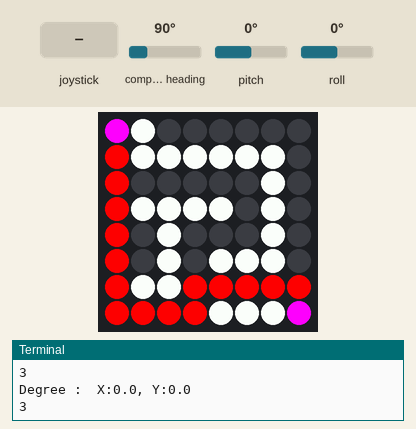
This program was run on a simulated Raspberry Pi (BCM pin numbers) with a Sense HAT. Parts: the Sense HAT's 8×8 RGB LED matrix, the last lines printed to the terminal. Inputs (shaded band) come from the test bench; at power-on: roll 0°, compass heading 90°, pitch 0°. The Sense HAT reports a negative pitch or roll as 360° plus the angle.

Above: at 1.2 s.
1.3 s: joystick clicked
At 2.1 s:
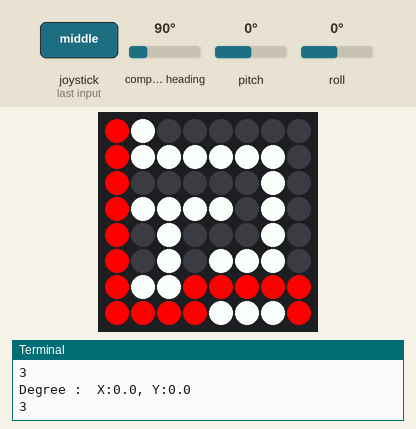
3.9 s: roll set to 86°
At 5.1 s:
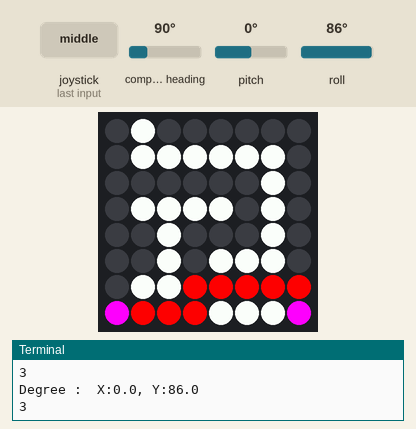
Timing chart, 0 to 6.9 s (numbered marks = the images above; inputs shaded):
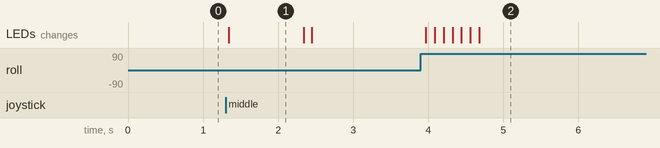

Measured:
- after the input at 1.3 s, the LEDs: change at once (image 1)
- after the input at 3.9 s, the LEDs: first change after 0.06 s (image 2 shows a later state)
- what the display in image 1 shows lasts 1.0 s, from 1.3 s to 2.3 s

The program:

maze.py
```python
from sense_hat import SenseHat
from time import sleep

sense = SenseHat()
O = (0, 0, 0)
X = (255,255,255)
black = (0,0,0)
white = (255,255,255)
green = (255,0,255)
skyblue = (255,0,0)

block = [
    [O,X,O,O,O,O,O,O],
    [O,X,X,X,X,X,X,O],
    [O,O,O,O,O,O,X,O],
    [O,X,X,X,X,O,X,O],
    [O,O,X,O,O,O,X,O],
    [O,O,X,O,X,X,X,O],
    [O,X,X,O,O,O,O,O],
    [O,O,O,O,X,X,X,O]
]

for i in range(0, 8):
    for j in range(0, 8):
        sense.set_pixel(j, i, block[i][j])

sense.set_pixel(7, 7, green)

dy = (-1, 1, 0, 0)
dx = (0, 0, -1, 1)

answer = []
num = 0

starty = 0
startx = 0

def dfs(answer, visited, sy, sx):
    visited = [row[:] for row in visited]

    visited[sy][sx] = 1

    if sy == 7 and sx == 7:
        answer.append(visited)
        return

    for i in range(4):
        ny = sy + dy[i]
        nx = sx + dx[i]
        if not (0 <= ny <= 7 and 0 <= nx <= 7):
            continue
        if block[ny][nx] == X:
            continue
        if visited[ny][nx] == 1:
            continue
        if not visited[ny][nx]:
            dfs(answer, visited, ny, nx)

    visited[sy][sx] = 0

# 갈 수 있는 모든 경로 탐색
def find_path(nowy, nowx):
    visited = [[0] * 8 for _ in range(8)]
    while len(answer):
        answer.pop()
    dfs(answer, visited, nowy, nowx)


# 버튼 누를 때마다 경로 그리기
# 모든 경로 다 돌았으면 다시 처음 경로부터 그리기
def push_middle(num):
    clear(starty, startx)

    for i in range(8):
        nowAns = answer[num][i]
        for j in range(8):
            if nowAns[j] == 1:
                sense.set_pixel(j, i, skyblue)
    sleep(1)

    # 복구
    for i in range(8):
        nowAns = answer[num][i]
        for j in range(8):
            if nowAns[j] == 1:
                sense.set_pixel(j, i, black)

    sense.set_pixel(startx, starty, green)
    sense.set_pixel(7, 7, green)

def print_path():
    global num
    for event in sense.stick.get_events():
        if event.action == "pressed" and event.direction == "middle":
            push_middle(num)
            num += 1
            if num == len(answer):
                num = 0
                return

# 최단경로 찾기
def dijkstra(sy, sx):
    visited = [[100] * 8 for _ in range(8)]
    queue = [[sy, sx]]
    visited[sy][sx] = 0

    while len(queue) != 0:
        now = queue.pop(0)

        if now[0] == 7 and now[1] == 7:
            queue.clear()
            break

        for i in range(4):
            ny = now[0] + dy[i]
            nx = now[1] + dx[i]

            if ny < 0 or ny > 7 or nx < 0 or nx > 7: continue
            if block[ny][nx] == X or visited[ny][nx] <= visited[now[0]][now[1]] + 1: continue

            visited[ny][nx] = visited[now[0]][now[1]] + 1
            queue.append([ny, nx])

    # 목적지부터 탐색
    nowy = 7
    nowx = 7
    cnt = visited[7][7] - 1
    road = [[nowy, nowx]]

    while cnt >= 0:
        for i in range(4):
            ny = nowy + dy[i]
            nx = nowx + dx[i]

            if ny < 0 or ny > 7 or nx < 0 or nx > 7: continue
            if block[ny][nx] == X or visited[ny][nx] != cnt: continue

            road.append([ny, nx])
            nowy, nowx = ny, nx
            cnt -= 1
            break
    return road

# 최단 경로 그리기
def min_path(road):
    sense.set_pixel(road[0][1], road[0][0], green)
    sense.set_pixel(road[-1][1], road[-1][0], green)
    for i in range(1, len(road) - 1):
        sense.set_pixel(road[i][1], road[i][0], skyblue)

# 초기화
def clear(sy, sx):
    for i in range(8):
        for j in range(8):
            if block[i][j] == X:
                sense.set_pixel(j, i, white)
            else:
                sense.set_pixel(j, i, black)
    sense.set_pixel(sx, sy, green)
    sense.set_pixel(7, 7, green)

# 처음 경로
find_path(starty, startx)


while True:
    ori = sense.get_orientation_degrees()
    x = ori['pitch']
    y = ori['roll']
    print(f"Degree :  X:{x}, Y:{y}")

    tempy = starty
    tempx = startx

    # 기존에 있던 곳 끄기
    sense.set_pixel(startx, starty, black)

    if 50 <= y <= 130:
        if starty + 1 <= 7 and block[starty + 1][startx] == O:
            starty += 1
            moving = 1

    elif 320 <= y <= 340:
        if starty - 1 >= 0 and block[starty - 1][startx] == O:
            starty -= 1
            moving = 1

    elif 20 <= x <= 90:
        if startx - 1 >= 0 and block[starty][startx - 1] == O:
            startx -= 1
            moving = 1

    elif 280 <= x <= 340:
        if startx + 1 <= 7 and block[starty][startx + 1] == O:
            startx += 1
            moving = 1

    # 현재 있는 곳 켜기
    sense.set_pixel(startx, starty, green)

    # 이동한 거라면 그곳에서 갈 수 있는 경로 찾기
    if tempy != starty or tempx != startx:
        clear(starty, startx)
        find_path(starty, startx)

    # 현재 위치의 최단 경로 그리기
    min_path(dijkstra(starty, startx))

    print(len(answer))
    print_path()

    sleep(0.1)
    
```
